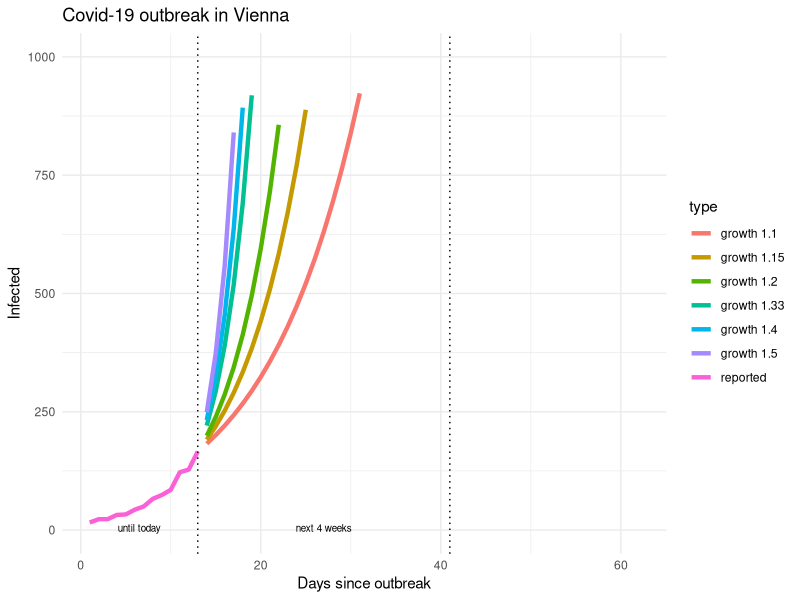
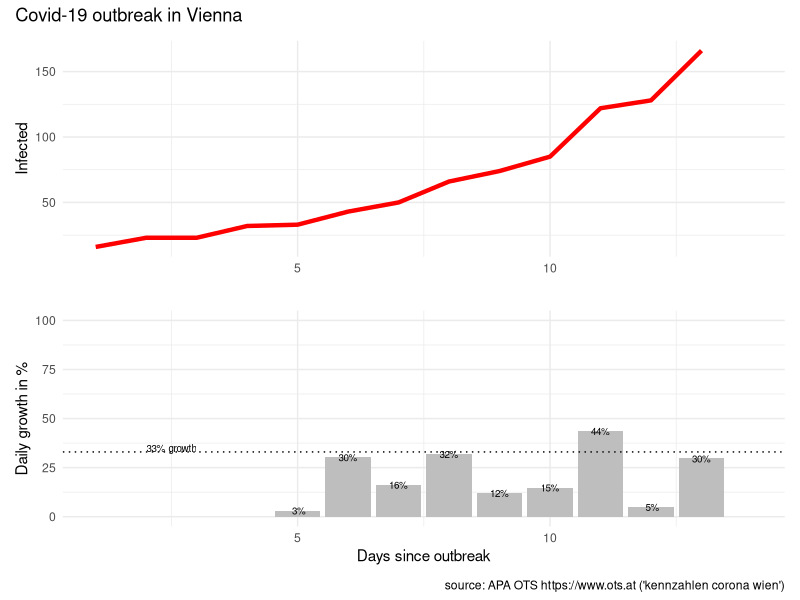

Write the R code that produced these figures, in order.
# packages
library(tidyverse)
library(scales)
library(patchwork)

# reported infections
# source: APA OTS (https://www.ots.at)
# keywords: "kennzahlen corona wien"
infected <- c(
   16, #"2020-03-05"
   23, #"2020-03-06"
   23, #"2020-03-07"
   32, #"2020-03-08"
   33, #"2020-03-09"
   43, #"2020-03-10"
   50, #"2020-03-11"
   66, #"2020-03-12"
   74, #"2020-03-13"
   85, #"2020-03-14"
  122, #"2020-03-15"
  128, #"2020-03-16"
  166  #"2020-03-17"
)

# prepare data
data <- tibble(infected = infected)

data <- data %>% 
  mutate(type = "reported",
         day = row_number()) %>% 
  arrange(day) %>% 
  mutate(new_abs = infected - lag(infected),
         new_pct = new_abs / lag(infected) * 100)

# predict
predict_corona <- function(data, infection_rate, days)  {
  
  future <- seq(from = max(data$day) + 1, to = max(data$day)+days-1)
  infected_all <- NULL
  infected_act <- max(data$infected)
  infected_predict <- NULL
  for (i in seq_along(future))  {
    infected_act <- infected_act * infection_rate
    infected_all <- c(infected_all, infected_act)
  }
  
  data2 <- tibble(type = paste("growth", infection_rate),
                  day = future, 
                  infected = infected_all)
  data2
  
} # predict_corona

# predict for different growth
predict_days <- 50 #57

data_50 <- data %>% 
  predict_corona(infection_rate = 1.50, days = predict_days)

data_40 <- data %>% 
  predict_corona(infection_rate = 1.40, days = predict_days)

data_33 <- data %>% 
  predict_corona(infection_rate = 1.33, days = predict_days)

data_20 <- data %>% 
  predict_corona(infection_rate = 1.20, days = predict_days)

data_15 <- data %>% 
  predict_corona(infection_rate = 1.15, days = predict_days)

data_10 <- data %>% 
  predict_corona(infection_rate = 1.10, days = predict_days)

# combine dataset
data_plot <- data %>% 
  bind_rows(data_50, data_40, data_33, data_20, data_15, data_10)


# visualise data
# infected
last_day <- length(data$infected)
data_plot %>% 
  mutate(infected_M = infected / 1000000) %>% 
  ggplot(aes(day, infected, color = type)) + 
  geom_line(size = 1.5) +
  geom_vline(xintercept = c(last_day, last_day + 28), 
             linetype = "dotted") +
  ylim(0,1000) +
  xlab("Days since outbreak") +
  ylab("Infected") + 
  ggtitle("Covid-19 outbreak in Vienna") +
  theme_minimal()+
  annotate("text", last_day/2, 5, 
           label = "until today", size = 2.5) +
  annotate("text", last_day+14, 5, 
           label = "next 4 weeks", size = 2.5)

#############################################

# infected
p1 <- data %>% 
  mutate(infected_M = infected / 1000000) %>% 
  ggplot(aes(day, infected)) + 
  geom_line(size = 1.5, color = "red") +
  xlim(c(1,length(infected)+1)) +
  ylim(0,max(infected)) +
  scale_y_continuous(labels=function(x) format(x, big.mark = " ", scientific = FALSE)) +
  #  xlab("Days since outbreak") +
  xlab("") +
  ylab("Infected") + 
#  ggtitle("Covid-19 outbreak in Vienna") +
  theme_minimal()
  
# daily growth infected
p2 <- data %>% 
  filter(day >= 5) %>% 
  ggplot(aes(day, new_pct)) +
  geom_col(fill = "grey") +
  geom_text(aes(day, new_pct, 
                label = paste0(format(new_pct, digits=1),"%")),
            size = 2.5) +
  geom_hline(yintercept = 33, linetype = "dotted") +
  xlim(c(1,length(infected)+1)) +
  ylim(c(0,100)) +
  xlab("Days since outbreak") +
  ylab("Daily growth in %") + 
#  ggtitle("Covid-19 outbreak in Vienna") +
  theme_minimal() +
  annotate("text", 2.5, 33, 
           label = "33% growth",
           size = 2.5,
           vjust = "bottom"
  ) 

# combine plots
(p1 / p2) + plot_annotation('Covid-19 outbreak in Vienna',
                            caption = "source: APA OTS https://www.ots.at ('kennzahlen corona wien')")
